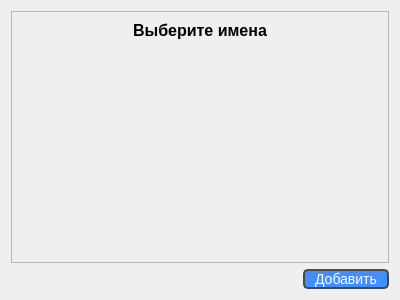
<?xml version="1.0" encoding="UTF-8"?>
<ui version="4.0">
 <class>Dialog</class>
 <widget class="QDialog" name="Dialog">
  <property name="geometry">
   <rect>
    <x>0</x>
    <y>0</y>
    <width>400</width>
    <height>300</height>
   </rect>
  </property>
  <property name="windowTitle">
   <string>Dialog</string>
  </property>
  <layout class="QVBoxLayout" name="verticalLayout">
   <item>
    <widget class="QScrollArea" name="scrollArea">
     <property name="widgetResizable">
      <bool>true</bool>
     </property>
     <widget class="QWidget" name="scrollAreaWidgetContents">
      <property name="geometry">
       <rect>
        <x>0</x>
        <y>0</y>
        <width>380</width>
        <height>251</height>
       </rect>
      </property>
      <layout class="QFormLayout" name="formLayout">
       <item row="0" column="0" colspan="2">
        <widget class="QLabel" name="label">
         <property name="font">
          <font>
           <pointsize>12</pointsize>
           <weight>75</weight>
           <bold>true</bold>
          </font>
         </property>
         <property name="layoutDirection">
          <enum>Qt::LeftToRight</enum>
         </property>
         <property name="styleSheet">
          <string notr="true">QLabel {
	font-weight: bold;
}</string>
         </property>
         <property name="text">
          <string>Выберите имена</string>
         </property>
         <property name="alignment">
          <set>Qt::AlignCenter</set>
         </property>
        </widget>
       </item>
       <item row="1" column="0">
        <layout class="QVBoxLayout" name="verticalLayoutWithRows">
         <property name="spacing">
          <number>0</number>
         </property>
         <property name="leftMargin">
          <number>0</number>
         </property>
        </layout>
       </item>
      </layout>
     </widget>
    </widget>
   </item>
   <item>
    <layout class="QHBoxLayout" name="horizontalLayout">
     <item>
      <spacer name="horizontalSpacer">
       <property name="orientation">
        <enum>Qt::Horizontal</enum>
       </property>
       <property name="sizeHint" stdset="0">
        <size>
         <width>40</width>
         <height>20</height>
        </size>
       </property>
      </spacer>
     </item>
     <item>
      <widget class="QPushButton" name="submitButton">
       <property name="styleSheet">
        <string notr="true">QPushButton {
	background-color: rgb(66, 142, 255);
	border: 2px solid rgb(69, 73, 75);
	border-radius: 5px;
	padding-right: 10px;
	padding-left: 10px;
	font-size: 14px;
	color: rgb(255, 255, 255);
}</string>
       </property>
       <property name="text">
        <string>Добавить</string>
       </property>
      </widget>
     </item>
    </layout>
   </item>
  </layout>
 </widget>
 <resources/>
 <connections/>
</ui>
